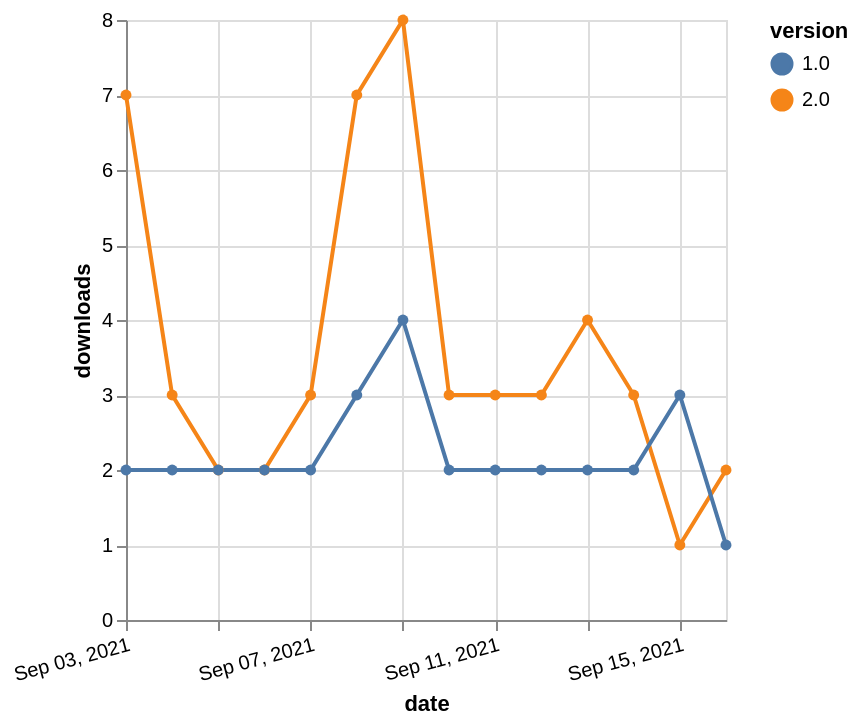

Write the Vega-Lite specification saved for this chart.
### Vega-Lite specification from a JSON file in a GitHub repository (floating-point values rounded to 4 significant figures)
{"$schema": "https://vega.github.io/schema/vega-lite/v5.json", "description": "A simple bar chart with embedded data.", "data": {"values": [{"date": "2021-09-03", "total": 4463, "delta": 7, "version": "2.0"}, {"date": "2021-09-04", "total": 4466, "delta": 3, "version": "2.0"}, {"date": "2021-09-05", "total": 4468, "delta": 2, "version": "2.0"}, {"date": "2021-09-06", "total": 4470, "delta": 2, "version": "2.0"}, {"date": "2021-09-07", "total": 4473, "delta": 3, "version": "2.0"}, {"date": "2021-09-08", "total": 4480, "delta": 7, "version": "2.0"}, {"date": "2021-09-09", "total": 4488, "delta": 8, "version": "2.0"}, {"date": "2021-09-10", "total": 4491, "delta": 3, "version": "2.0"}, {"date": "2021-09-11", "total": 4494, "delta": 3, "version": "2.0"}, {"date": "2021-09-12", "total": 4497, "delta": 3, "version": "2.0"}, {"date": "2021-09-13", "total": 4501, "delta": 4, "version": "2.0"}, {"date": "2021-09-14", "total": 4504, "delta": 3, "version": "2.0"}, {"date": "2021-09-15", "total": 4505, "delta": 1, "version": "2.0"}, {"date": "2021-09-16", "total": 4507, "delta": 2, "version": "2.0"}, {"date": "2021-09-03", "total": 2825, "delta": 2, "version": "1.0"}, {"date": "2021-09-04", "total": 2827, "delta": 2, "version": "1.0"}, {"date": "2021-09-05", "total": 2829, "delta": 2, "version": "1.0"}, {"date": "2021-09-06", "total": 2831, "delta": 2, "version": "1.0"}, {"date": "2021-09-07", "total": 2833, "delta": 2, "version": "1.0"}, {"date": "2021-09-08", "total": 2836, "delta": 3, "version": "1.0"}, {"date": "2021-09-09", "total": 2840, "delta": 4, "version": "1.0"}, {"date": "2021-09-10", "total": 2842, "delta": 2, "version": "1.0"}, {"date": "2021-09-11", "total": 2844, "delta": 2, "version": "1.0"}, {"date": "2021-09-12", "total": 2846, "delta": 2, "version": "1.0"}, {"date": "2021-09-13", "total": 2848, "delta": 2, "version": "1.0"}, {"date": "2021-09-14", "total": 2850, "delta": 2, "version": "1.0"}, {"date": "2021-09-15", "total": 2853, "delta": 3, "version": "1.0"}, {"date": "2021-09-16", "total": 2854, "delta": 1, "version": "1.0"}]}, "width": "container", "mark": {"type": "line", "point": {"filled": true}}, "encoding": {"x": {"field": "date", "type": "temporal", "timeUnit": "yearmonthdate", "title": "date", "axis": {"labelAngle": -15}}, "y": {"field": "delta", "type": "quantitative", "title": "downloads"}, "color": {"field": "version", "type": "nominal"}, "tooltip": {"field": "delta"}}}
